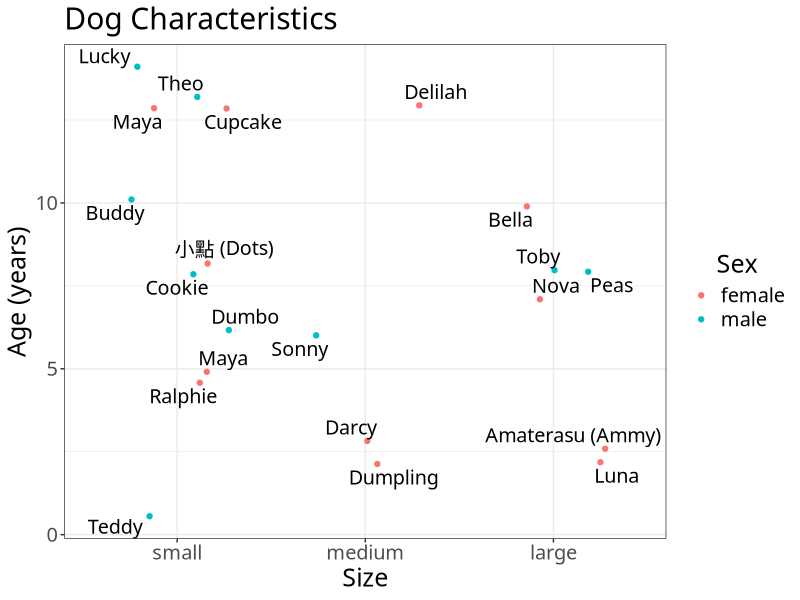

Here is the R script that generated this plot:
## ---- chunk 1
knitr::opts_chunk$set(echo = TRUE)
## ---- chunk 2
library(tidyverse)
library(knitr)
library(ggrepel)
## ---- chunk 3
dogs <- read_csv("dogs/dogs.csv", 
                 col_types = cols(col_character(),
                                  col_character(), 
                                  col_factor(),
                                  col_factor(),
                                  col_double()))
dogs$Size <- fct_relevel(dogs$Size, "small")

## ---- chunk 4
kable(dogs)
## ---- chunk 5
dogs %>%
  filter(Name == "Dumpling") %>%
  kable()
## ---- chunk 6
dogs %>%
  filter(Name == "Cupcake") %>%
  kable()
## ---- chunk 7
dogs %>%
  filter(Name == "Bella") %>%
  kable()
## ---- chunk 8
dogs %>%
  filter(Name == "Nova") %>%
  kable()
## ---- chunk 9
dogs %>%
  filter(Name == "Peas") %>%
  kable()
## ---- chunk 10
dogs %>%
  filter(Name == "Delilah") %>%
  kable()
## ---- chunk 11
dogs %>%
  filter(Name == "Dumbo") %>%
  kable()
## ---- chunk 12
dogs %>%
  filter(Name == "Maya", `Age (years)` == 5) %>%
  kable()
## ---- chunk 13
dogs %>%
  filter(Name == "Toby") %>%
  kable()
## ---- chunk 14
dogs %>%
  filter(Name == "Sonny") %>%
  kable()
## ---- chunk 15
dogs %>%
  filter(Name == "Cookie") %>%
  kable()
## ---- chunk 16
dogs %>%
  filter(Name == "Luna") %>%
  kable()
## ---- chunk 17
dogs %>%
  filter(Name == "Buddy") %>%
  kable()
## ---- chunk 18
dogs %>%
  filter(Name == "Maya", `Age (years)` == 13) %>%
  kable()
## ---- chunk 19
dogs %>%
  filter(Name == "小點 (Dots)") %>%
  kable()
## ---- chunk 20
dogs %>%
  filter(Name == "Teddy") %>%
  kable()
## ---- chunk 21
dogs %>%
  ggplot(aes(x=Size, y=`Age (years)`, colour = Sex)) +
  geom_jitter(position = position_jitter(width = 0.3, 
                                         seed = 6)) + 
  geom_text_repel(aes(label=Name), 
                  position = position_jitter(width = 0.3, 
                                             seed = 6), 
                  show.legend = FALSE, 
                  colour = "black",
                  family = "STFangsong",
                  size = 5) +
  labs(y = "Age (years)",
       x = "Size",
       title = "Dog Characteristics") +
  theme_bw() +
  theme(text = element_text(size = 18, 
                            family = "STFangsong"),
        legend.title.align = 0.5)
